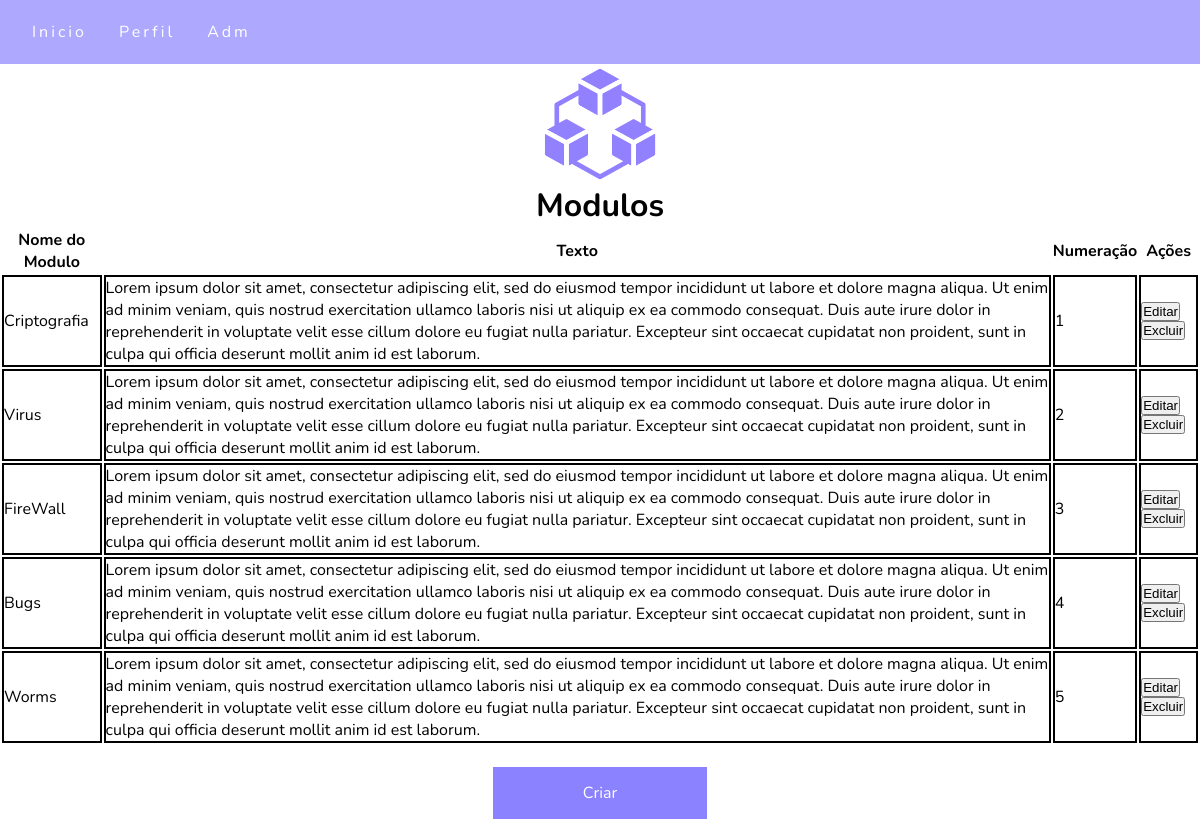
The app's page /pags_adm/modulos.php (signed in) with its own data.
### tables this page shows
CREATE TABLE `modulos` (
  `id` int(11) NOT NULL,
  `nome_modulo` varchar(266) NOT NULL,
  `texto` text NOT NULL,
  `numeracao` int(11) NOT NULL
);

### pags_adm/modulos.php (the view, shortened to what this page needs)
<html>
    <head>
        <link rel="stylesheet" href="../css/style.css">
    </head>
    <body>
        <?php
        include("../Controller/header.php");
        ?>
        <div class="logo">
            <img src="../images/modulos.png">
        </div>
        <div>
            <h1>Modulos</h1>
            <?php
            include_once('../Controller/conexao.php');
            $sql = "SELECT * from modulos ORDER BY numeracao ASC";
            $res = $conexao ->query($sql);
            $qtd = $res -> num_rows;
            if($qtd > 0){
                print "<table class='table'>";
                print "<th>Nome do Modulo</th>";
                print "<th>Texto</th>";
                print "<th>Numeração</th>";
                print "<th>Ações</th>";
                while ($row = $res ->fetch_object()) {
                    print "<tr>";
                    print "<td>".$row->nome_modulo."</td>";
                    print "<td>".$row->texto."</td>";
                    print "<td>".$row->numeracao."</td>";
                    print "<td><button onclick=\"location.href='../pags_adm/criar_editar_modulos.php?&id=".$row->id."';\">Editar</button><button id=\"submit\" onclick=\"location.href='../pags_adm/drop_modulos.php?&id=".$row->id."';\">Excluir</button></td>";
                    print "</tr>";
                }
                print "</table>";
            }
            ?>
        </div>
        <br>
        <div class="button">
            <p><a href="../pags_adm/criar_editar_modulos.php?&id=0">Criar</a></p>
        </div>
    </body>
</html>

### css/style.css (style rules this page uses)
body { background: white; font-family: Nunito; text-align: center; }
img { max-width: 10%; max-height: 10%; }
.logo { font-size: 24px; text-transform: uppercase; letter-spacing: 4px; }
.button { background-color: #8b82ff; border: none; color: white; padding: 15px 32px; text-align: center; text-decoration: none; display: inline-block; font-size: 16px; cursor: pointer; margin: auto; display: block; width: 150px; margin-bottom: 10px; box-shadow: 10px; }
.table { justify-content: center; flex-direction: row; align-items: center; display: flex; border: 10px; border-color: aqua; }
td { text-align: left; border-style: solid; border-width: 2px; }

### css/navbar.css (style rules this page uses)
* { margin: 0; padding: 0; }
a { color: white; text-decoration: none; transition: 0.3s; }

### records on screen
modulos: nome_modulo "Criptografia", texto "Lorem ipsum dolor sit amet, consectetur adipiscing elit, sed do eiusmod tempor incididunt ut labore et dolore magna aliqua. Ut enim ad minim veniam, quis nostrud exercitation ullamco laboris nisi ut aliquip ex ea commodo consequat. Duis aute irure dolor in reprehenderit in voluptate velit esse cillum dolore eu fugiat nulla pariatur. Excepteur sint occaecat cupidatat non proident, sunt in culpa qui officia deserunt mollit anim id est laborum.", numeracao "1"
modulos: nome_modulo "Virus", texto "Lorem ipsum dolor sit amet, consectetur adipiscing elit, sed do eiusmod tempor incididunt ut labore et dolore magna aliqua. Ut enim ad minim veniam, quis nostrud exercitation ullamco laboris nisi ut aliquip ex ea commodo consequat. Duis aute irure dolor in reprehenderit in voluptate velit esse cillum dolore eu fugiat nulla pariatur. Excepteur sint occaecat cupidatat non proident, sunt in culpa qui officia deserunt mollit anim id est laborum.", numeracao "2"
modulos: nome_modulo "FireWall", texto "Lorem ipsum dolor sit amet, consectetur adipiscing elit, sed do eiusmod tempor incididunt ut labore et dolore magna aliqua. Ut enim ad minim veniam, quis nostrud exercitation ullamco laboris nisi ut aliquip ex ea commodo consequat. Duis aute irure dolor in reprehenderit in voluptate velit esse cillum dolore eu fugiat nulla pariatur. Excepteur sint occaecat cupidatat non proident, sunt in culpa qui officia deserunt mollit anim id est laborum.", numeracao "3"
modulos: nome_modulo "Bugs", texto "Lorem ipsum dolor sit amet, consectetur adipiscing elit, sed do eiusmod tempor incididunt ut labore et dolore magna aliqua. Ut enim ad minim veniam, quis nostrud exercitation ullamco laboris nisi ut aliquip ex ea commodo consequat. Duis aute irure dolor in reprehenderit in voluptate velit esse cillum dolore eu fugiat nulla pariatur. Excepteur sint occaecat cupidatat non proident, sunt in culpa qui officia deserunt mollit anim id est laborum.", numeracao "4"
modulos: nome_modulo "Worms", texto "Lorem ipsum dolor sit amet, consectetur adipiscing elit, sed do eiusmod tempor incididunt ut labore et dolore magna aliqua. Ut enim ad minim veniam, quis nostrud exercitation ullamco laboris nisi ut aliquip ex ea commodo consequat. Duis aute irure dolor in reprehenderit in voluptate velit esse cillum dolore eu fugiat nulla pariatur. Excepteur sint occaecat cupidatat non proident, sunt in culpa qui officia deserunt mollit anim id est laborum.", numeracao "5"
